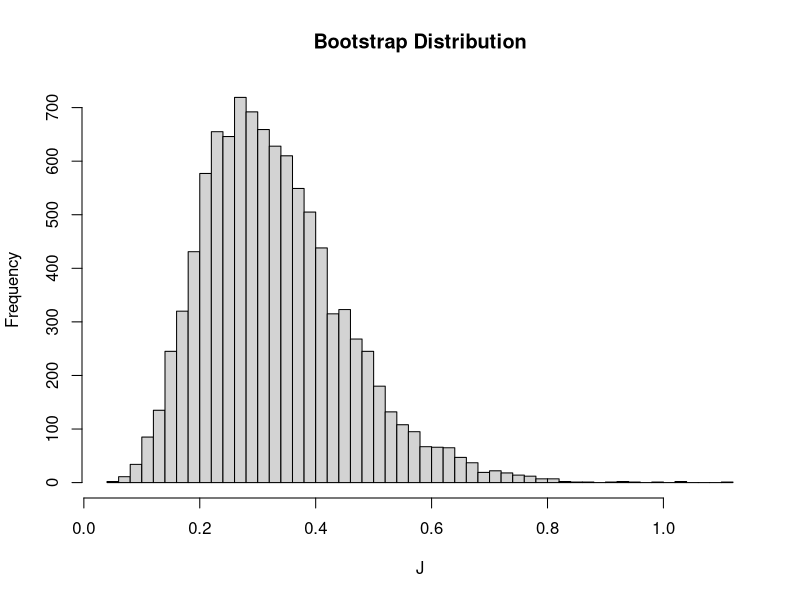
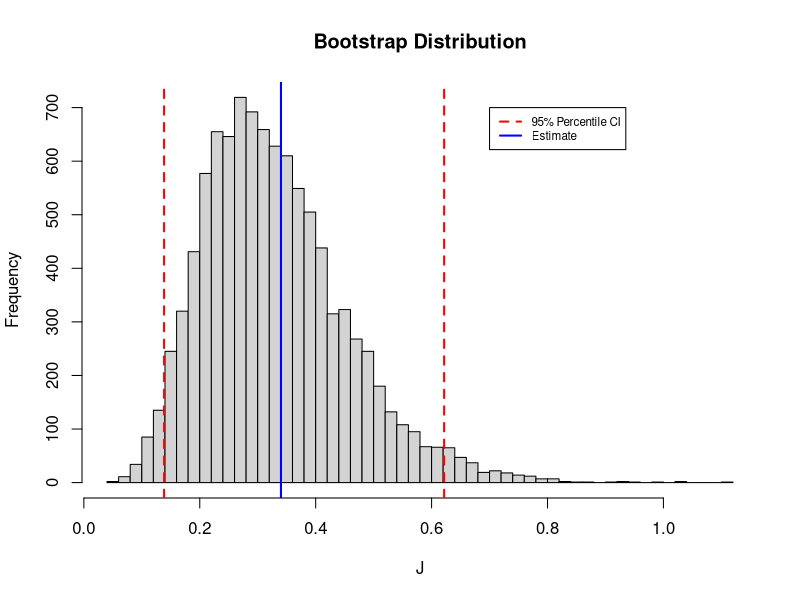
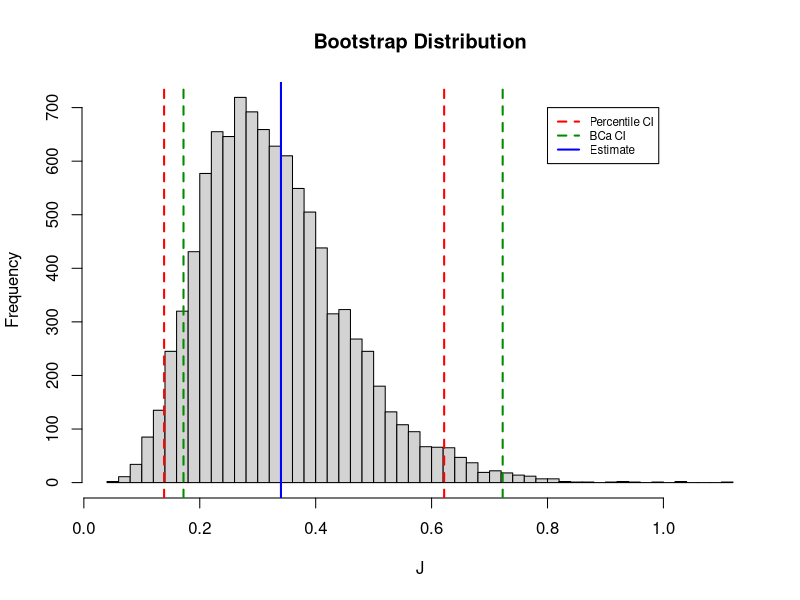

Reproduce these figures in R, in order.
# To begin the example, we will generate a sample of random data. This will be a vector of length 100, with integer values from 0 to 100.
# Set seed for reproducibility
set.seed(20560770)
# Length of vector
N = 100
# Generate data
mydata = round(runif(n=N,min=0,max=100))

# Function which calculates the J-index of a given sample. See pdf reference for background information on the J-index.
J.index = function(x){
  return((sum(x*(x-1))/(mean(x)^2*length(x)))-1)
}

theta.hat = J.index(mydata)
theta.hat

# Proceed now by implementing the bootstrap. Fill a matrix Q with B=10000 bootstrap samples, each of length 20.
# Set bootstrap parameters
B = 10000
n=20
# initialize matrix
Q = matrix(0, nrow = B, ncol = n)
# Compute the resampling
for (i in 1:B){
  Q[i, ] = mydata[sample(n, replace = TRUE)]
}

# The bootstrap distribution is obtained by calculating the J-index for each of these samples. Computing this and plotting the histogram:
# Apply the previous J.index function
J.boot = apply(X=Q,MARGIN=1,FUN=J.index)

# Generate histogram
hist(J.boot,breaks=50,main="Bootstrap Distribution",xlab="J")

# As observed by Fader and Juliano, the bootstrap distribution of the J-index is positively skewed. 
# This suggests that the percentile confidence interval may not be the best tool in constructing a confidence interval around theta_hat. 
# For illustration purposes, plotting the 95% percentile confidence interval as well as the location of theta_hat:
# Get lower and upper percentiles
alpha=0.05
lower = quantile(x=J.boot,alpha/2)
upper = quantile(x=J.boot,1-alpha/2)

# Redraw histogram
hist(J.boot,breaks=50,main="Bootstrap Distribution",xlab="J")
abline(v=c(lower,upper),lty=2,col="red",lwd=2)
abline(v=theta.hat,col="blue",lwd=2)
legend(0.7, 700, legend=c("95% Percentile CI", "Estimate"),
       col=c("red", "blue"), lty=c(2,1),lwd=2, cex=0.7)



# Now, implement the Bias-Corrected and Accelerated bootstrap
# Begin by defining a function which calculates the bias-correction value, given the bootstrap estimates.

# Function to calculate bias correction
bias.corr = function(boots,estimate){
  # boots are the estimates from the bootstrap distribution
  # estimate is the value theta hat
  z0 = qnorm(sum(boots < estimate)/B)
}


# Testing this function to find z0_hat for this example:
z0.hat = bias.corr(boots=J.boot,estimate=theta.hat)
z0.hat


# Funcion to calculate the acceleration paramater, alpha_hat.
# The following function computes the jackknife values given a sample, performs the required computations, and returns the acceleration value alpha_hat:
accel = function(values){
  # values is the vector of sample values
  n = length(values)
  # initialize list for theta_i
  theta.i = rep(0,n)
  # Use for loop to generate jackknife estimates
  for (i in 1:n){
    # remove point i for jackknife estimate
    theta.i[i] = J.index(values[-i])
  }
  # compute theta_dot
  theta.dot = sum(theta.i)/n
  # putting pieces together
  numerator = sum((theta.dot-theta.i)^3)
  denominator = 6*(sum((theta.dot-theta.i)^2))^1.5
  a = numerator/denominator
  return(a)
}

# Testing this function on our data, we see that the acceleration parameter is:
a.hat = accel(mydata)
a.hat

# Now that we have functions for the bias-correction and acceleration values, we can piece together the BC_a interval. 
# Significance level alpha=0.05

# Defining bias correction and acceleration values
z0.hat = bias.corr(boots=J.boot,estimate=theta.hat)
a.hat = accel(mydata)
# Define alpha
alpha = 0.05
# Function to find alpha1 and alpha2 of bca interval
bca = function(z0,a,alpha){
  alpha.1 = pnorm(z0+(z0+qnorm(alpha/2))/(1-a*(z0+qnorm(alpha/2))))
  alpha.2 = pnorm(z0+(z0+qnorm(1-alpha/2))/(1-a*(z0+qnorm(1-alpha/2))))
  return(c(alpha.1,alpha.2))
}

# We see that the bounds of the BC_a confidence interval are given by:
bca.percentiles = bca(z0=z0.hat,a=a.hat,alpha=alpha)
lower.bca = quantile(x=J.boot,bca.percentiles[1])
upper.bca = quantile(x=J.boot,bca.percentiles[2])
lower.bca
upper.bca


# Plotting the previous histogram, but with the BC_a interval included:
hist(J.boot,breaks=50,main="Bootstrap Distribution",xlab="J")
abline(v=c(lower,upper),lty=2,col="red",lwd=2)
abline(v=theta.hat,col="blue",lwd=2)
abline(v=c(lower.bca,upper.bca),lty=2,col="green4",lwd=2)
legend(0.8, 700, legend=c("Percentile CI", "BCa CI","Estimate"),
       col=c("red", "green4","blue"), lty=c(2,2,1),lwd=2, cex=0.7)



# We see that values from the bootstrap distribution tend to underestimate the parameter value and have a positive skew. 
# Thus, when apply the bias correction and acceleration, the confidence interval has been shifted slightly in the positive direction and widened.



